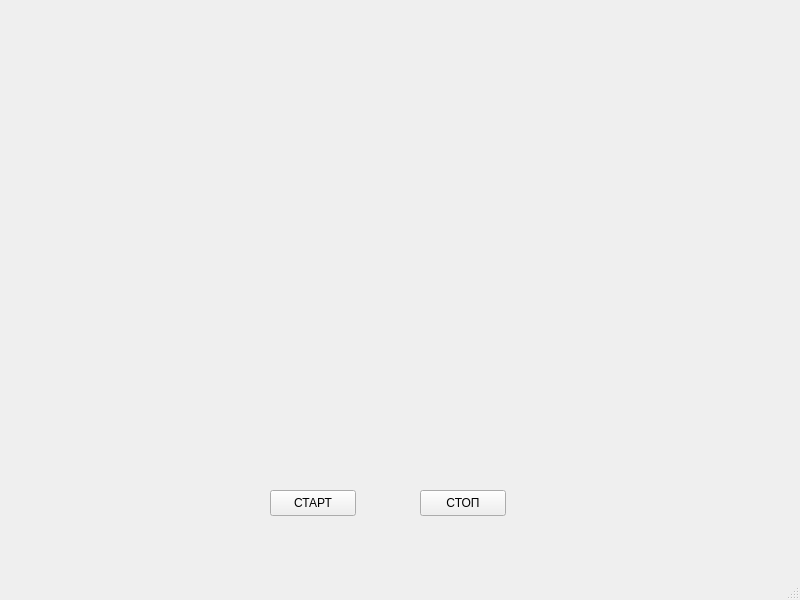
<?xml version="1.0" encoding="UTF-8"?>
<ui version="4.0">
 <class>MainWindow</class>
 <widget class="QMainWindow" name="MainWindow">
  <property name="geometry">
   <rect>
    <x>0</x>
    <y>0</y>
    <width>800</width>
    <height>600</height>
   </rect>
  </property>
  <property name="windowTitle">
   <string>MainWindow</string>
  </property>
  <widget class="QWidget" name="centralwidget">
   <widget class="QPushButton" name="startPushButton">
    <property name="geometry">
     <rect>
      <x>270</x>
      <y>490</y>
      <width>86</width>
      <height>26</height>
     </rect>
    </property>
    <property name="text">
     <string>СТАРТ</string>
    </property>
   </widget>
   <widget class="QPushButton" name="stopPushButton">
    <property name="geometry">
     <rect>
      <x>420</x>
      <y>490</y>
      <width>86</width>
      <height>26</height>
     </rect>
    </property>
    <property name="text">
     <string>СТОП</string>
    </property>
   </widget>
  </widget>
  <widget class="QMenuBar" name="menubar">
   <property name="geometry">
    <rect>
     <x>0</x>
     <y>0</y>
     <width>800</width>
     <height>23</height>
    </rect>
   </property>
  </widget>
  <widget class="QStatusBar" name="statusbar"/>
 </widget>
 <resources/>
 <connections/>
</ui>
